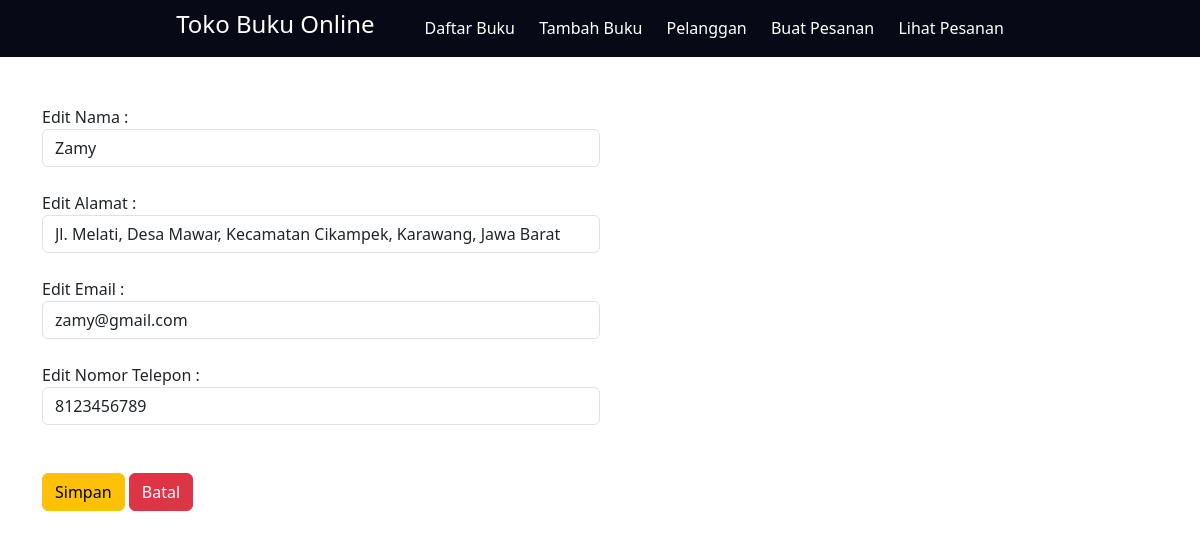
Page /pertemuan10/editpelanggan.php?ID=1 on the committed database.
### tables this page shows
CREATE TABLE `pelanggan` (
  `ID` int(11) NOT NULL,
  `Nama` varchar(255) NOT NULL,
  `Alamat` varchar(255) DEFAULT NULL,
  `Email` varchar(255) DEFAULT NULL,
  `Telepon` varchar(20) DEFAULT NULL
);

### pertemuan10/editpelanggan.php (the view, shortened to what this page needs)
<!DOCTYPE html>
<html lang="en">
<head>
</head>
    <body>
        <?php
            include "konek.php";
            $ID = $_GET["ID"];
            $pelanggan = mysqli_query($conn,"SELECT * FROM pelanggan WHERE ID = '$ID'");
            $pelanggan = mysqli_fetch_array($pelanggan);
        ?>
        <br>
        <br>
        <div class="container">
            <form action="proseseditpelanggan.php" method="post" style="width: 50%;">
                <label for="Nama">Edit Nama :</label>
                <input class="form-control" type="text" name="Nama" id="Nama" value="<?= $pelanggan['Nama'] ?>">
                <br>
                <label for="Alamat">Edit Alamat :</label>
                <input class="form-control" type="text" name="Alamat" id="Alamat" value="<?= $pelanggan['Alamat'] ?>">
                <br>
                <label for="Email">Edit Email :</label>
                <input class="form-control" type="email" name="Email" id="Email" value="<?= $pelanggan['Email'] ?>">
                <br>
                <label for="Telepon">Edit Nomor Telepon :</label>
                <input class="form-control" type="number" name="Telepon" id="Telepon" value="<?= $pelanggan['Telepon'] ?>">
                <br>
                <br>
                    <button class="btn btn-warning">Simpan</button>
                    <a class="btn btn-danger" href="daftarpelanggan.php">Batal</a>
            </form>
        </div>
    </body>
</html>

### pertemuan10/style.css (style rules this page uses)
body { margin: 0 auto; }
nav { display: flex; justify-content: center; align-items: center; background-color: rgb(7, 9, 22); position: sticky; width: 100%; padding: 10px; top: 0; z-index: 100; }
nav .isi { display: flex; justify-content: center; align-items: center; gap: 50px; flex-wrap: wrap; color: white; }
.menu a { margin-right: 20px; text-decoration: none; color: white; }

### rows in the picture
pelanggan: Nama "Zamy", Alamat "Jl. Melati, Desa Mawar, Kecamatan Cikampek, Karawang, Jawa Barat", Email "zamy@gmail.com", Telepon "8123456789"
